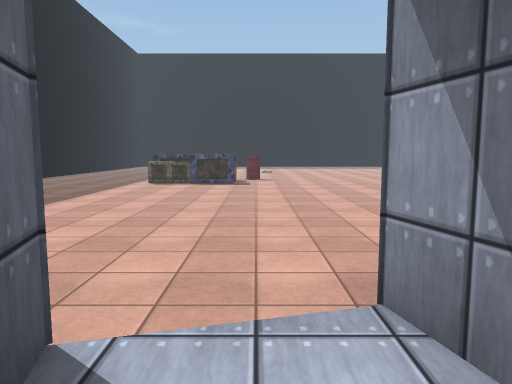
view 1 (above)

24 first-person views from a walk through a 3-D level made in the Unity game engine. The camera is 1.3 m above the floor, tilts 6° down and sees 70° across. The floor is counted in squares, 1 m on a side. Each view is taken from the middle of a square. On the plan, view 1 faces up. The plan holds only what a view shows up to about 15 squares ahead; the rest is blank. The place goes on beyond the plan. The player character is not drawn. Some surface patterns are stand-ins.

view 2
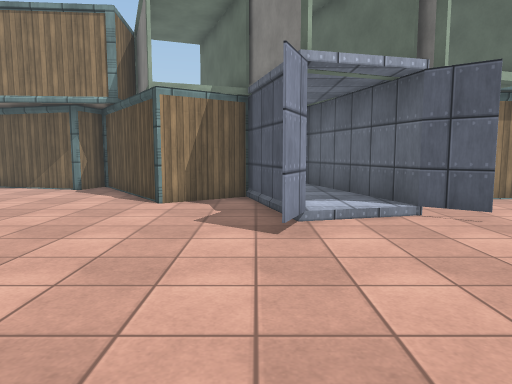

view 3
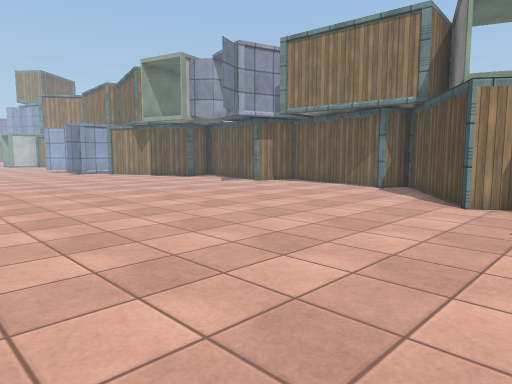

view 4
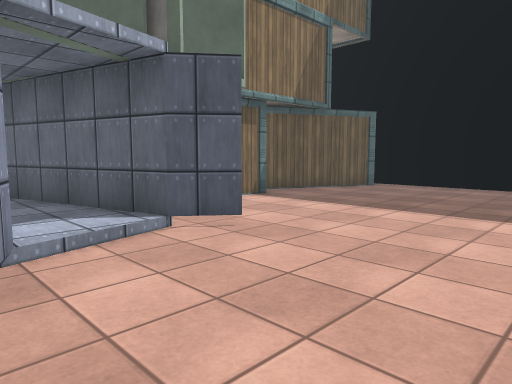

view 5
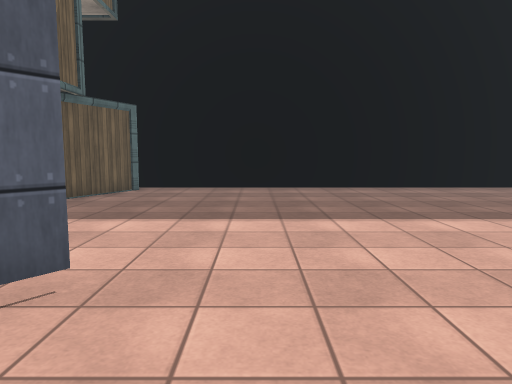

view 6
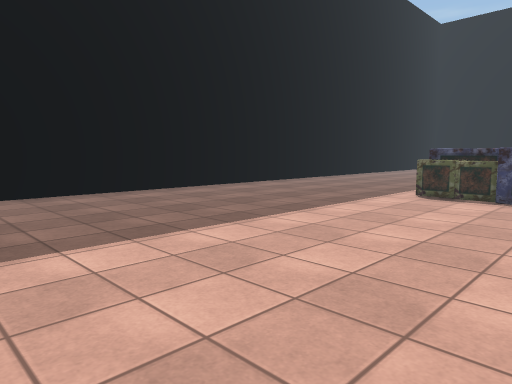

view 7
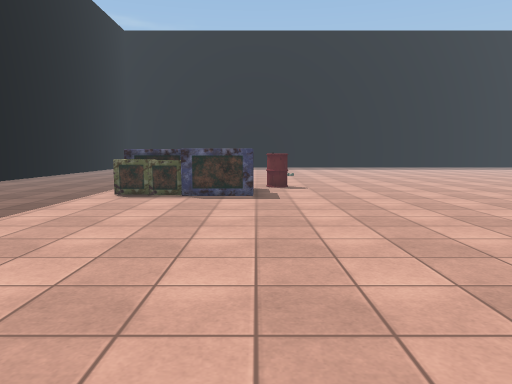

view 8
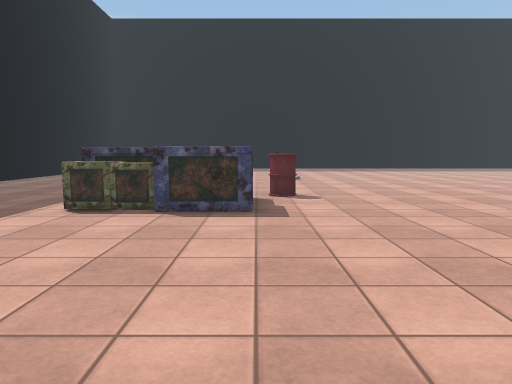

view 9
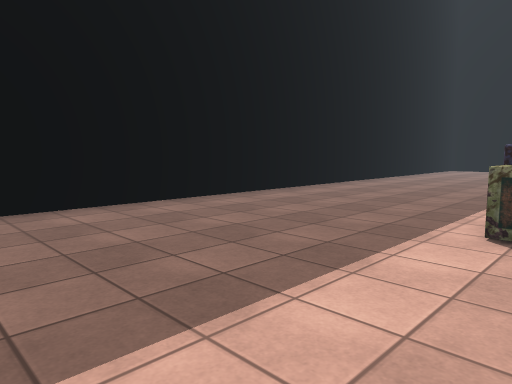

view 10
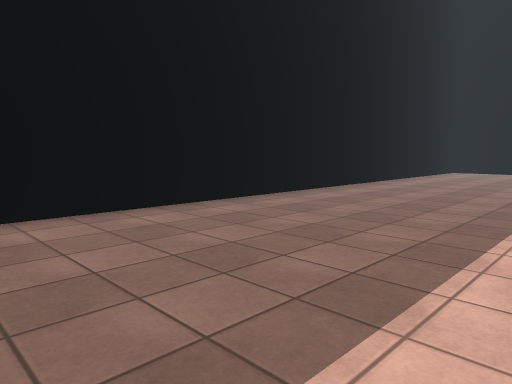

view 11
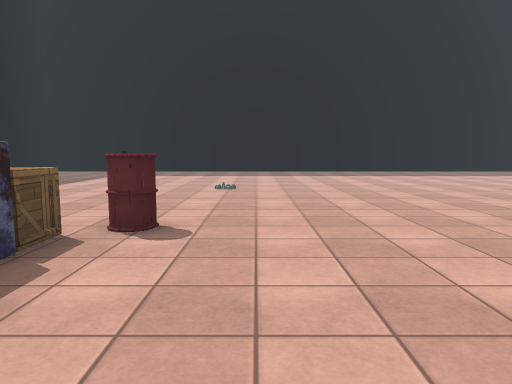

view 12
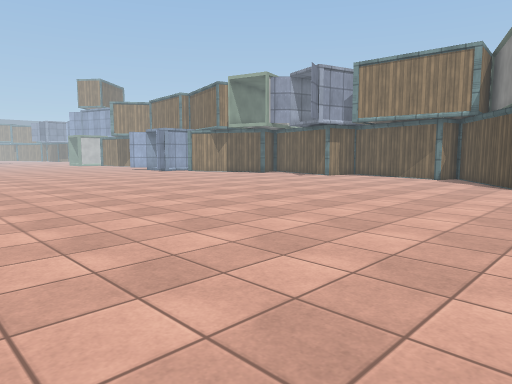

view 13
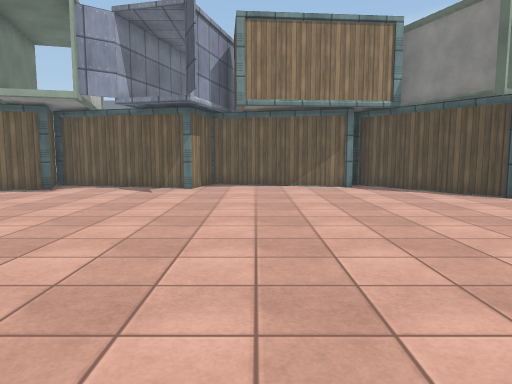

view 14
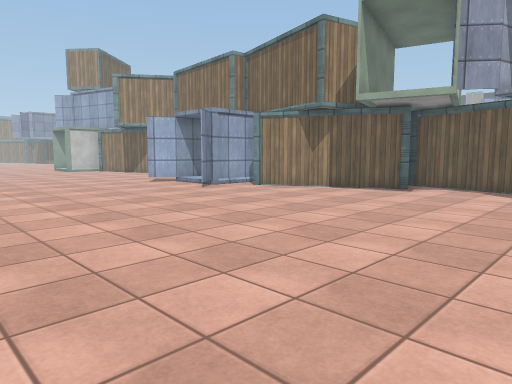

view 15
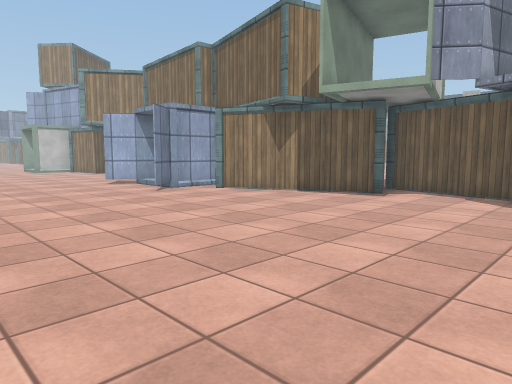

view 16
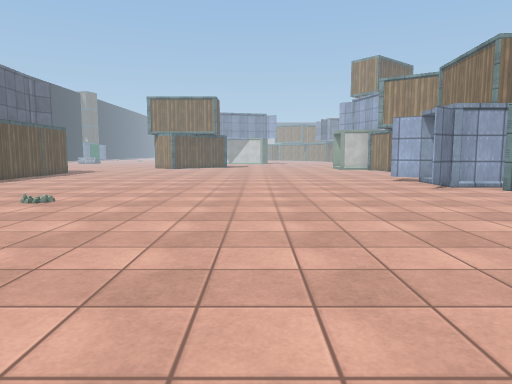

view 17
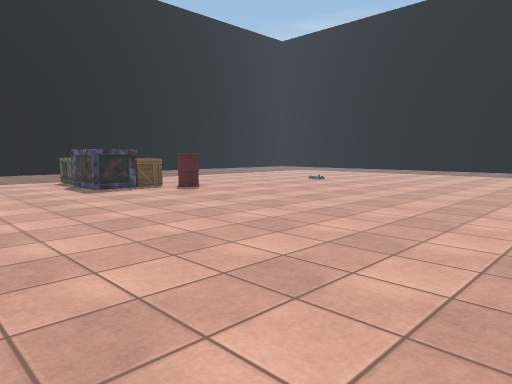

view 18
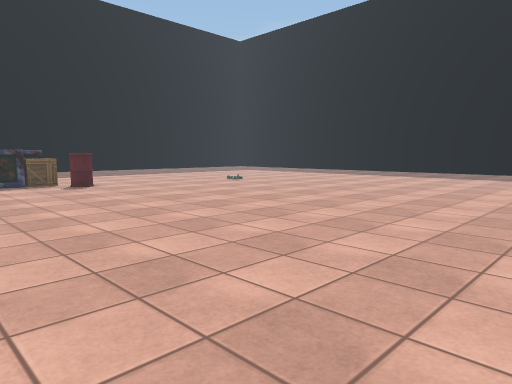

view 19
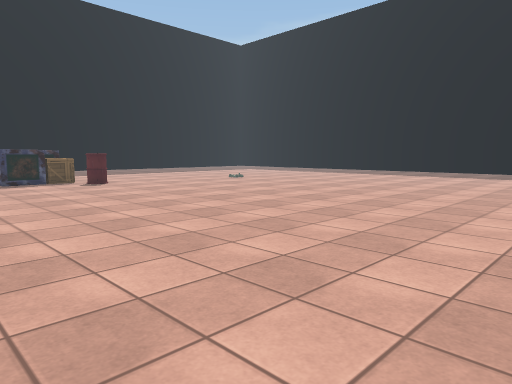

view 20
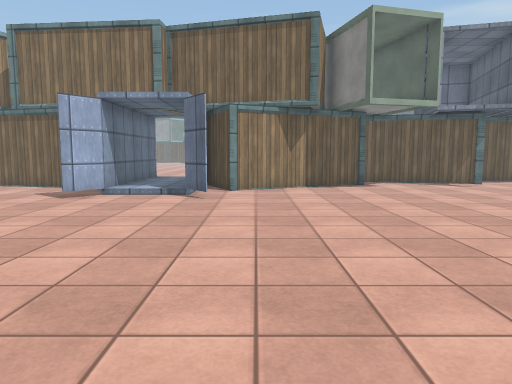

view 21
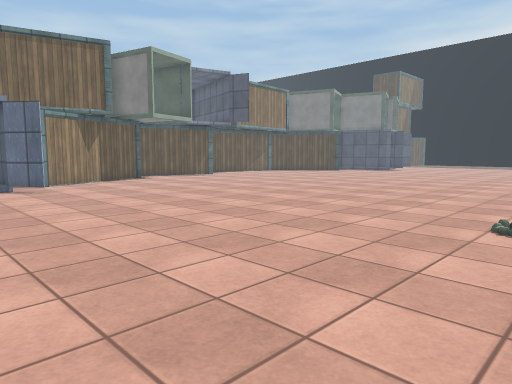

view 22
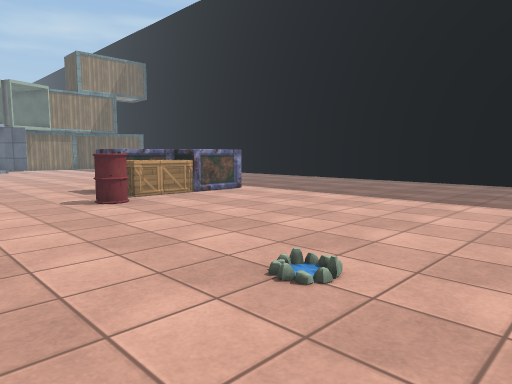

view 23
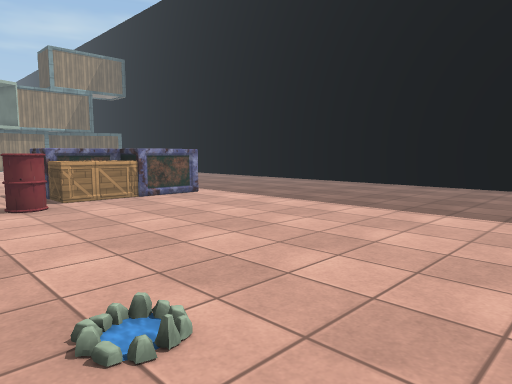

view 24
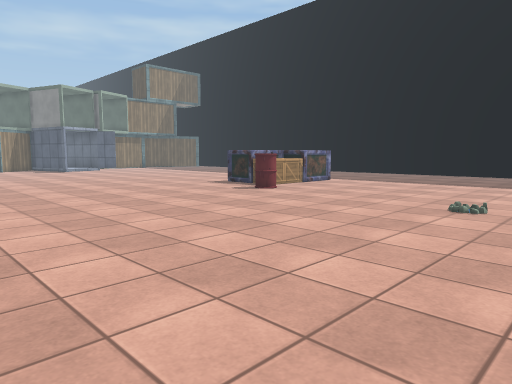

### Floor plan
Key: @ floor where view 1 was taken; # wall or solid block; . main floor; / step, stairs or slope; ≈ water the walk keeps out of; C container; R crate; B barrel.
Columns run from 13 left of view 1 to 29 right of it. Each row starts with its distance up from view 1.
 31    ...      .... .  .......
 30   .... ....................
 29  ..........................
 28 #...........................
 27 #...........................
 26 #...........................
 25 #...........................
 24 #...........................
 23 #............................
 22 #............B...............
 21 #.......RRRRBB...............
 20 #.......RRRRR................
 19 #.......RRRRR................          ..
 18 #.......RRRRR.................        ...
 17 #.............................      .....
 16 #............................      ...... .
 15 #........................... .   ..≈......
 14 #..........................................
 13 #..........................................
 12 #.........................................
 11 #.........................................
 10 #.........................................
  9 #.........................................
  8 #..........................................
  7 #..........................................
  6 #..........................................
  5 #..........................................
  4 #.............C............................
  3 #..........C./C............................
  2 #..........#C C........................C..C
  1 ##........ .C  C.......................C  C
  0 ####......  C@ C.##..................##C  C
 -1    ######   #  C###................####C  C
 -2              C    ##.............###  ##  #
 -3              C     ####....####..#
 -4                     ########  ####

Positions as (right, up) in squares from view 1, and headings:
1: (0, 0), facing up
2: (2, 10), facing down
3: (2, 10), facing down-right
4: (2, 8), facing down-left
5: (1, 5), facing left
6: (-1, 7), facing up-left
7: (-1, 7), facing up
8: (-1, 10), facing up
9: (-4, 12), facing up-left
10: (-5, 15), facing up-left
11: (2, 15), facing up
12: (2, 16), facing down-right
13: (12, 11), facing down
14: (14, 11), facing down-right
15: (14, 9), facing down-right
16: (12, 9), facing right
17: (12, 13), facing up-left
18: (15, 16), facing up-left
19: (16, 15), facing up-left
20: (24, 13), facing down
21: (29, 16), facing down-left
22: (4, 31), facing down-left
23: (2, 31), facing down-left
24: (10, 31), facing down-left
